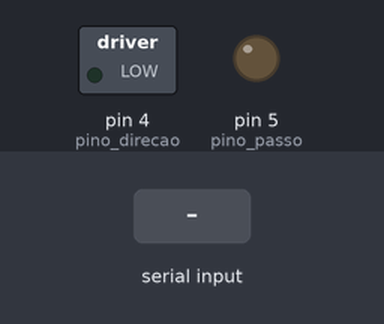
A sketch run on a simulated Arduino Uno, built with avr-gcc and run on an emulated ATmega328P. Parts: switched loads named in the sketch (green lamp = pin HIGH), output pins drawn as LEDs (lit = HIGH). Dashed ring = blinking. The test bench sets the inputs (shaded band).

Above: at 1.2 s.
1.3 s: "D" received over Serial
At 1.9 s:
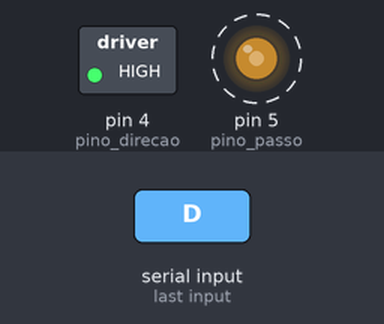
4.3 s: "E" received over Serial
At 5.3 s:
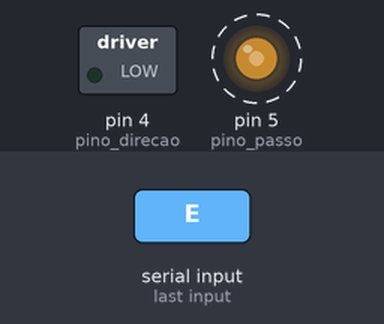
7.3 s: "d" received over Serial
At 9.0 s:
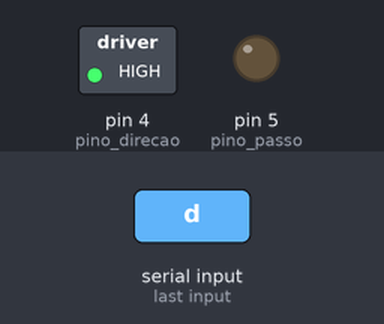
10.3 s: "e" received over Serial
At 11.6 s:
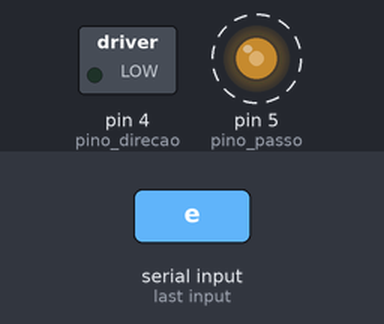
Timing chart, 0 to 14.3 s (numbered marks = the images above; inputs shaded):
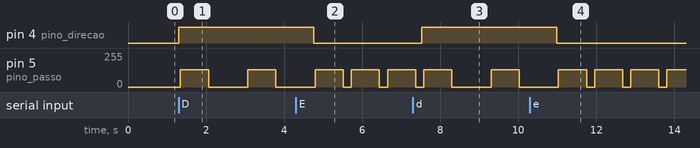

Measured:
- after the input at 1.3 s, pin 4 (pino_direcao): LOW → HIGH at once; pin 5 (pino_passo): alternates 129/255 for 0.72 s and 0/255 for 1.0 s, starting after 0.05 s
- after the input at 4.3 s, pin 4 (pino_direcao): HIGH → LOW after 0.45 s; pin 5 (pino_passo): 0/255 → 129/255 after 1.4 s, → 0/255 0.72 s later, → 129/255 0.21 s later
- after the input at 7.3 s, pin 4 (pino_direcao): LOW → HIGH after 0.23 s
- after the input at 10.3 s, pin 4 (pino_direcao): HIGH → LOW after 0.69 s; pin 5 (pino_passo): alternates 129/255 for 0.72 s and 0/255 for 0.21 s, starting after 1.7 s

The sketch:

Motor_de_Passo___Easy_Driver.ino
```cpp
// Motor de Passo.ino

// Pinos conectados ao Step e Dir do Easydriver
int pino_passo = 5;
int pino_direcao = 4;
char sentido;

int direcao = 1;

// Quantidade de passos para uma volta completa
// Ajuste de acordo com o seu motor
int passos_motor = 360;

void setup()
{
  // Define os pinos como saida
  Serial.begin(9600);
  pinMode(pino_passo, OUTPUT);
  pinMode(pino_direcao, OUTPUT);
}

void loop()
{

  boolean flag=true;
  if(flag)
  {
    while(Serial.available())
    {
      sentido = Serial.read();
      flag=false;
    }
  }
  // Define a direcao de rotacao
  if(sentido=='D' || sentido=='d')
  {
    direcao = 1;
    digitalWrite(pino_direcao, direcao);
    for (int p=0 ; p < passos_motor; p++)
    {
      digitalWrite(pino_passo, 1);
      delay(1);
      digitalWrite(pino_passo, 0);
      delay(1);
    }
    delay(1000); //altere o tempo de acionamento para aumentar a velovidade de rotação.
  }
  else if(sentido=='E' || sentido=='e')
  {
    // Inverte a direcao de rotacao
    direcao = 0;
    digitalWrite(pino_direcao, direcao);
    for (int p=0 ; p < passos_motor; p++)
    {
      digitalWrite(pino_passo, 1);
      delay(1);
      digitalWrite(pino_passo, 0);
      delay(1);
    }
    delay(200); //altere o tempo de acionamento para aumentar a velovidade de rotação.
  }
}
```
